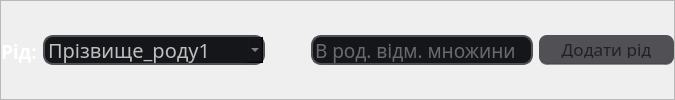
       <widget class="QFrame" name="frame_addSelClan">
        <property name="minimumSize">
         <size>
          <width>0</width>
          <height>45</height>
         </size>
        </property>
        <property name="frameShape">
         <enum>QFrame::StyledPanel</enum>
        </property>
        <property name="frameShadow">
         <enum>QFrame::Raised</enum>
        </property>
        <layout class="QHBoxLayout" name="horizontalLayout_6">
         <property name="leftMargin">
          <number>0</number>
         </property>
         <property name="topMargin">
          <number>0</number>
         </property>
         <property name="rightMargin">
          <number>0</number>
         </property>
         <property name="bottomMargin">
          <number>0</number>
         </property>
         <item alignment="Qt::AlignRight">
          <widget class="QLabel" name="label_choiceClan">
           <property name="minimumSize">
            <size>
             <width>0</width>
             <height>30</height>
            </size>
           </property>
           <property name="maximumSize">
            <size>
             <width>16777215</width>
             <height>30</height>
            </size>
           </property>
           <property name="font">
            <font>
             <family>Segoe Print</family>
             <pointsize>14</pointsize>
             <weight>75</weight>
             <bold>true</bold>
            </font>
           </property>
           <property name="styleSheet">
            <string notr="true">color: white;</string>
           </property>
           <property name="text">
            <string>Рід:</string>
           </property>
           <property name="alignment">
            <set>Qt::AlignBottom|Qt::AlignLeading|Qt::AlignLeft</set>
           </property>
          </widget>
         </item>
         <item>
          <widget class="QComboBox" name="comboBox_choiceClan">
           <property name="minimumSize">
            <size>
             <width>222</width>
             <height>30</height>
            </size>
           </property>
           <property name="maximumSize">
            <size>
             <width>222</width>
             <height>30</height>
            </size>
           </property>
           <property name="font">
            <font>
             <family>Monotype Corsiva</family>
             <pointsize>15</pointsize>
             <weight>50</weight>
             <bold>false</bold>
            </font>
           </property>
           <property name="styleSheet">
            <string notr="true">background-color: rgba(21, 22, 26, 255);
color: rgb(190, 190, 190);
border-radius: 10px;
border-bottom: 2px solid rgb(80, 80, 85, 255);
border-right: 2px solid rgb(80, 80, 85, 255);
border-top: 2px solid rgb(80, 80, 85, 255);
border-left: 2px solid rgb(80, 80, 85, 255);
selection-background-color: white;
selection-color:rgba(21, 22, 26, 255);</string>
           </property>
           <item>
            <property name="text">
             <string notr="true">Прізвище_роду1</string>
            </property>
           </item>
          </widget>
         </item>
         <item>
          <spacer name="horizontalSpacer">
           <property name="orientation">
            <enum>Qt::Horizontal</enum>
           </property>
           <property name="sizeHint" stdset="0">
            <size>
             <width>40</width>
             <height>20</height>
            </size>
           </property>
          </spacer>
         </item>
         <item>
          <widget class="QLineEdit" name="lineEdit_addClan">
           <property name="minimumSize">
            <size>
             <width>222</width>
             <height>30</height>
            </size>
           </property>
           <property name="maximumSize">
            <size>
             <width>222</width>
             <height>30</height>
            </size>
           </property>
           <property name="font">
            <font>
             <family>Monotype Corsiva</family>
             <pointsize>14</pointsize>
            </font>
           </property>
           <property name="mouseTracking">
            <bool>false</bool>
           </property>
           <property name="styleSheet">
            <string notr="true">background-color: rgba(21, 22, 26, 255);
color: rgb(190, 190, 190);
border-radius: 10px;
border-bottom: 2px solid rgb(80, 80, 85, 255);
border-right: 2px solid rgb(80, 80, 85, 255);
border-top: 2px solid rgb(80, 80, 85, 255);
border-left: 2px solid rgb(80, 80, 85, 255);</string>
           </property>
           <property name="placeholderText">
            <string>В род. відм. множини</string>
           </property>
           <property name="clearButtonEnabled">
            <bool>true</bool>
           </property>
          </widget>
         </item>
         <item>
          <widget class="QPushButton" name="pushButton_addClan">
           <property name="minimumSize">
            <size>
             <width>135</width>
             <height>30</height>
            </size>
           </property>
           <property name="maximumSize">
            <size>
             <width>135</width>
             <height>30</height>
            </size>
           </property>
           <property name="font">
            <font>
             <family>Segoe Print</family>
             <pointsize>13</pointsize>
             <weight>50</weight>
             <bold>false</bold>
            </font>
           </property>
           <property name="styleSheet">
            <string notr="true">QPushButton {
	text-align: center;
	background-color: rgb(80, 80, 85);
	border-bottom: 2px solid rgba(70, 70, 70, 150);
	border-radius: 8px;
	padding: 5px;
	color: rgb(32, 33, 37);
}

QPushButton:hover {
	background-color: #00c580;
	color: white;
	border: none;
	float: right;
	padding: 5px;
	border-bottom: 2px solid rgba(38, 127, 51, 130);
}

QPushButton:pressed {
	background-color: rgb(0, 136, 86);
}</string>
           </property>
           <property name="text">
            <string>Додати рід</string>
           </property>
          </widget>
         </item>
        </layout>
       </widget>
